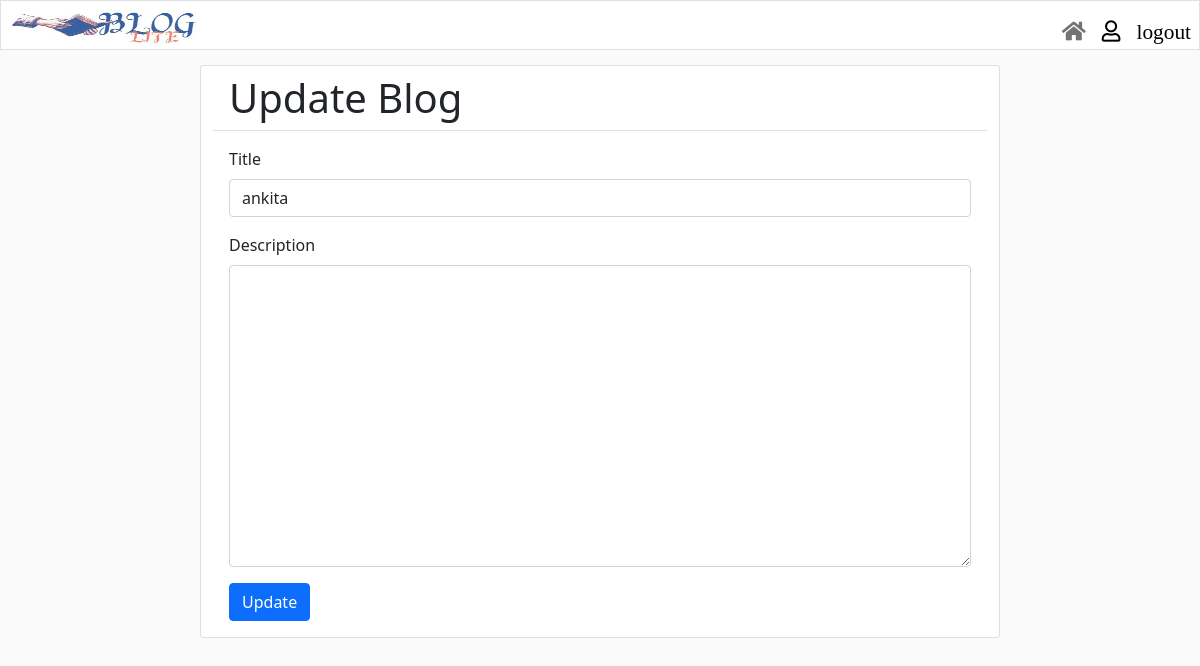
Page /edit/1 (signed in) on the earlier database version.
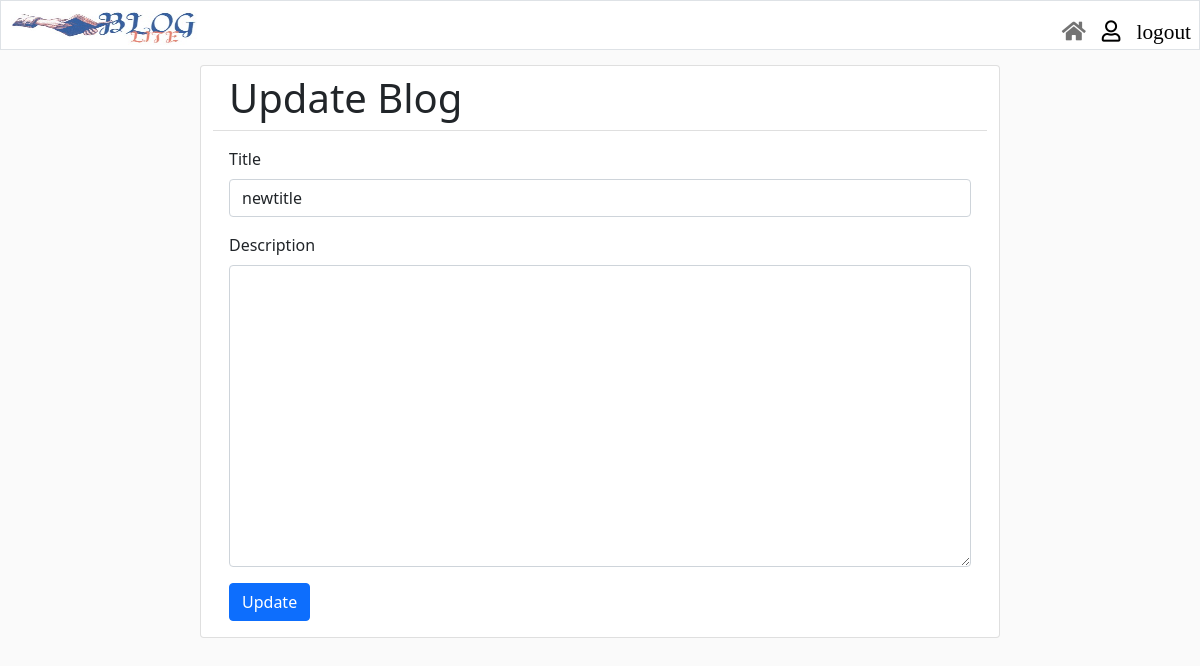
Same page on the later database version.
### app/models.py (models this page shows, shortened)
class Post(db.Model):
    id = db.Column(db.Integer , primary_key=True)
    title = db.Column(db.String(100))
    caption = db.Column(db.String(100))
    imgpath  = db.Column(db.String(100))
    timestamp = db.Column(db.DateTime)
    no_of_likes = db.Column(db.Integer , default=0)
    user_id = db.Column(db.Integer, db.ForeignKey('userprofile.id'))
    post_likes = db.relationship('Postlikes' , backref='Post', lazy=True )
    comments = db.relationship('Comments' , backref='Post', lazy=True )

### app/views.py (the view)
@app.route('/edit/<int:post_id>', methods=['GET', 'POST'])
def editpost(post_id):
    if not current_user.is_authenticated:
            return redirect(url_for('login'))
    else:
            oldpost  = Post.query.filter_by(id=post_id).first()
            if request.method == 'POST':
                oldpost  = Post.query.filter_by(id=post_id).first()
                title = request.form.get('title', '', type=str)
                content = request.form.get('description', '', type=str)
                if title:
                    oldpost.title = title
                if content:
                    oldpost.caption = content
                oldpost.timestamp= datetime.datetime.now()
                oldpost.save()
                return redirect(url_for('index'))
            else:
                return render_template('post/editpost.html', post = oldpost)

### app/views.py (called while the page is built)
@lm.user_loader
def load_user(user_id):
    return User.query.get(int(user_id))

### app/templates/post/editpost.html (shortened to what this page needs)
{% extends "layouts/base-all.html" %}
{% block content %}
<section>
<div >
    <div class="row justify-content-center">
      <div class = "card" style="width: 50rem;">
        <div >
          <h1 class="card-header">Update Blog</h1>
        </div>
        <div class="card-body">
          <form action="/edit/{{post.id}}" method="POST" enctype="multipart/form-data">
            <div class="mb-3">
              <label for="exampleFormControlInput1" class="form-label">Title</label>
              <input type="text" class="form-control" id="exampleFormControlInput1" name="title" placeholder="Title" value ={{post.title}}>
            </div>
            <div class="mb-3">
              <label for="exampleFormControlTextarea1" class="form-label">Description</label>
              <textarea class="form-control" id="exampleFormControlTextarea1" name="description" rows="12" value = {{post.caption}}></textarea>
            </div>
            <button type="submit" class="btn btn-primary">Update</button>
        </div>
      </div>
    </div>
</section>
{% endblock %}

Differences in the rows shown:
changed Post: title "ankita" → "newtitle"
